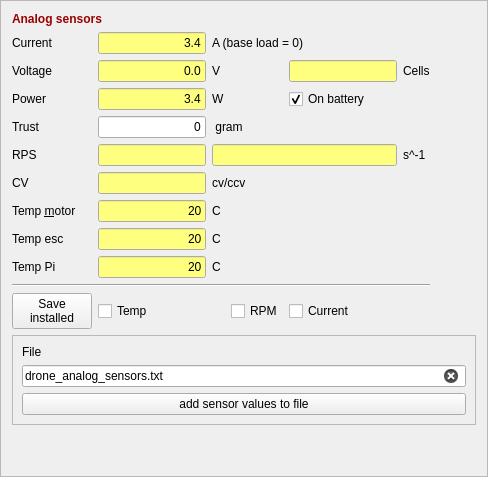
              <widget class="QFrame" name="frame_esc_status">
               <property name="frameShape">
                <enum>QFrame::StyledPanel</enum>
               </property>
               <property name="frameShadow">
                <enum>QFrame::Raised</enum>
               </property>
               <layout class="QGridLayout" name="gridLayout_4">
                <item row="2" column="1">
                 <widget class="QLineEdit" name="lineEdit_esc_voltage">
                  <property name="minimumSize">
                   <size>
                    <width>70</width>
                    <height>0</height>
                   </size>
                  </property>
                  <property name="palette">
                   <palette>
                    <active>
                     <colorrole role="Base">
                      <brush brushstyle="SolidPattern">
                       <color alpha="255">
                        <red>255</red>
                        <green>255</green>
                        <blue>127</blue>
                       </color>
                      </brush>
                     </colorrole>
                    </active>
                    <inactive>
                     <colorrole role="Base">
                      <brush brushstyle="SolidPattern">
                       <color alpha="255">
                        <red>255</red>
                        <green>255</green>
                        <blue>127</blue>
                       </color>
                      </brush>
                     </colorrole>
                    </inactive>
                    <disabled>
                     <colorrole role="Base">
                      <brush brushstyle="SolidPattern">
                       <color alpha="255">
                        <red>224</red>
                        <green>224</green>
                        <blue>224</blue>
                       </color>
                      </brush>
                     </colorrole>
                    </disabled>
                   </palette>
                  </property>
                  <property name="text">
                   <string>0.0</string>
                  </property>
                  <property name="alignment">
                   <set>Qt::AlignRight|Qt::AlignTrailing|Qt::AlignVCenter</set>
                  </property>
                 </widget>
                </item>
                <item row="3" column="2">
                 <widget class="QLabel" name="label_esc_26">
                  <property name="text">
                   <string>W</string>
                  </property>
                 </widget>
                </item>
                <item row="9" column="0">
                 <widget class="QLabel" name="label_esc_20">
                  <property name="text">
                   <string>Temp Pi</string>
                  </property>
                  <property name="buddy">
                   <cstring>lineEdit_esc_temp_esc</cstring>
                  </property>
                 </widget>
                </item>
                <item row="5" column="0">
                 <widget class="QLabel" name="label_esc_13">
                  <property name="text">
                   <string>RPS</string>
                  </property>
                  <property name="buddy">
                   <cstring>lineEdit_esc_RPS_2</cstring>
                  </property>
                 </widget>
                </item>
                <item row="8" column="1">
                 <widget class="QLineEdit" name="lineEdit_esc_temp_esc">
                  <property name="minimumSize">
                   <size>
                    <width>70</width>
                    <height>0</height>
                   </size>
                  </property>
                  <property name="palette">
                   <palette>
                    <active>
                     <colorrole role="Base">
                      <brush brushstyle="SolidPattern">
                       <color alpha="255">
                        <red>255</red>
                        <green>255</green>
                        <blue>127</blue>
                       </color>
                      </brush>
                     </colorrole>
                    </active>
                    <inactive>
                     <colorrole role="Base">
                      <brush brushstyle="SolidPattern">
                       <color alpha="255">
                        <red>255</red>
                        <green>255</green>
                        <blue>127</blue>
                       </color>
                      </brush>
                     </colorrole>
                    </inactive>
                    <disabled>
                     <colorrole role="Base">
                      <brush brushstyle="SolidPattern">
                       <color alpha="255">
                        <red>224</red>
                        <green>224</green>
                        <blue>224</blue>
                       </color>
                      </brush>
                     </colorrole>
                    </disabled>
                   </palette>
                  </property>
                  <property name="text">
                   <string>20</string>
                  </property>
                  <property name="alignment">
                   <set>Qt::AlignRight|Qt::AlignTrailing|Qt::AlignVCenter</set>
                  </property>
                 </widget>
                </item>
                <item row="7" column="1">
                 <widget class="QLineEdit" name="lineEdit_esc_temp_motor">
                  <property name="minimumSize">
                   <size>
                    <width>70</width>
                    <height>0</height>
                   </size>
                  </property>
                  <property name="palette">
                   <palette>
                    <active>
                     <colorrole role="Base">
                      <brush brushstyle="SolidPattern">
                       <color alpha="255">
                        <red>255</red>
                        <green>255</green>
                        <blue>127</blue>
                       </color>
                      </brush>
                     </colorrole>
                    </active>
                    <inactive>
                     <colorrole role="Base">
                      <brush brushstyle="SolidPattern">
                       <color alpha="255">
                        <red>255</red>
                        <green>255</green>
                        <blue>127</blue>
                       </color>
                      </brush>
                     </colorrole>
                    </inactive>
                    <disabled>
                     <colorrole role="Base">
                      <brush brushstyle="SolidPattern">
                       <color alpha="255">
                        <red>224</red>
                        <green>224</green>
                        <blue>224</blue>
                       </color>
                      </brush>
                     </colorrole>
                    </disabled>
                   </palette>
                  </property>
                  <property name="text">
                   <string>20</string>
                  </property>
                  <property name="alignment">
                   <set>Qt::AlignRight|Qt::AlignTrailing|Qt::AlignVCenter</set>
                  </property>
                 </widget>
                </item>
                <item row="2" column="2">
                 <widget class="QLabel" name="label_esc_18">
                  <property name="text">
                   <string>V</string>
                  </property>
                 </widget>
                </item>
                <item row="4" column="2" colspan="3">
                 <widget class="QLabel" name="label_esc_19">
                  <property name="text">
                   <string> gram</string>
                  </property>
                 </widget>
                </item>
                <item row="3" column="1">
                 <widget class="QLineEdit" name="lineEdit_esc_watt">
                  <property name="minimumSize">
                   <size>
                    <width>70</width>
                    <height>0</height>
                   </size>
                  </property>
                  <property name="palette">
                   <palette>
                    <active>
                     <colorrole role="Base">
                      <brush brushstyle="SolidPattern">
                       <color alpha="255">
                        <red>255</red>
                        <green>255</green>
                        <blue>127</blue>
                       </color>
                      </brush>
                     </colorrole>
                    </active>
                    <inactive>
                     <colorrole role="Base">
                      <brush brushstyle="SolidPattern">
                       <color alpha="255">
                        <red>255</red>
                        <green>255</green>
                        <blue>127</blue>
                       </color>
                      </brush>
                     </colorrole>
                    </inactive>
                    <disabled>
                     <colorrole role="Base">
                      <brush brushstyle="SolidPattern">
                       <color alpha="255">
                        <red>224</red>
                        <green>224</green>
                        <blue>224</blue>
                       </color>
                      </brush>
                     </colorrole>
                    </disabled>
                   </palette>
                  </property>
                  <property name="text">
                   <string>3.4</string>
                  </property>
                  <property name="alignment">
                   <set>Qt::AlignRight|Qt::AlignTrailing|Qt::AlignVCenter</set>
                  </property>
                 </widget>
                </item>
                <item row="2" column="4">
                 <widget class="QLineEdit" name="lineEdit_esc_lipo_cells">
                  <property name="minimumSize">
                   <size>
                    <width>70</width>
                    <height>0</height>
                   </size>
                  </property>
                  <property name="palette">
                   <palette>
                    <active>
                     <colorrole role="Base">
                      <brush brushstyle="SolidPattern">
                       <color alpha="255">
                        <red>255</red>
                        <green>255</green>
                        <blue>127</blue>
                       </color>
                      </brush>
                     </colorrole>
                    </active>
                    <inactive>
                     <colorrole role="Base">
                      <brush brushstyle="SolidPattern">
                       <color alpha="255">
                        <red>255</red>
                        <green>255</green>
                        <blue>127</blue>
                       </color>
                      </brush>
                     </colorrole>
                    </inactive>
                    <disabled>
                     <colorrole role="Base">
                      <brush brushstyle="SolidPattern">
                       <color alpha="255">
                        <red>224</red>
                        <green>224</green>
                        <blue>224</blue>
                       </color>
                      </brush>
                     </colorrole>
                    </disabled>
                   </palette>
                  </property>
                  <property name="toolTip">
                   <string>&lt;html&gt;&lt;head/&gt;&lt;body&gt;&lt;p&gt;Estimated number of LiPo cells&lt;/p&gt;&lt;/body&gt;&lt;/html&gt;</string>
                  </property>
                  <property name="alignment">
                   <set>Qt::AlignRight|Qt::AlignTrailing|Qt::AlignVCenter</set>
                  </property>
                  <property name="readOnly">
                   <bool>true</bool>
                  </property>
                 </widget>
                </item>
                <item row="8" column="0">
                 <widget class="QLabel" name="label_esc_16">
                  <property name="text">
                   <string>Temp esc</string>
                  </property>
                  <property name="buddy">
                   <cstring>lineEdit_esc_temp_esc</cstring>
                  </property>
                 </widget>
                </item>
                <item row="1" column="2" colspan="3">
                 <widget class="QLabel" name="label_esc_17">
                  <property name="text">
                   <string>A (base load = 0)</string>
                  </property>
                 </widget>
                </item>
                <item row="8" column="2" colspan="3">
                 <widget class="QLabel" name="label_esc_22">
                  <property name="text">
                   <string>C</string>
                  </property>
                 </widget>
                </item>
                <item row="0" column="0" colspan="2">
                 <widget class="QLabel" name="label_7">
                  <property name="text">
                   <string>&lt;html&gt;&lt;head/&gt;&lt;body&gt;&lt;p&gt;&lt;span style=&quot; font-weight:600; color:#990000;&quot;&gt;Analog sensors&lt;/span&gt;&lt;/p&gt;&lt;/body&gt;&lt;/html&gt;</string>
                  </property>
                 </widget>
                </item>
                <item row="12" column="0" colspan="8">
                 <widget class="QFrame" name="frame_esc_save">
                  <property name="frameShape">
                   <enum>QFrame::StyledPanel</enum>
                  </property>
                  <property name="frameShadow">
                   <enum>QFrame::Raised</enum>
                  </property>
                  <layout class="QVBoxLayout" name="verticalLayout_6">
                   <item>
                    <widget class="QLabel" name="label_esc_14">
                     <property name="text">
                      <string>File</string>
                     </property>
                    </widget>
                   </item>
                   <item>
                    <widget class="QLineEdit" name="lineEdit_data_file">
                     <property name="text">
                      <string>drone_analog_sensors.txt</string>
                     </property>
                     <property name="clearButtonEnabled">
                      <bool>true</bool>
                     </property>
                    </widget>
                   </item>
                   <item>
                    <widget class="QPushButton" name="pushButton_data_save_to_file">
                     <property name="text">
                      <string>add sensor values to file</string>
                     </property>
                    </widget>
                   </item>
                  </layout>
                 </widget>
                </item>
                <item row="3" column="4">
                 <widget class="QCheckBox" name="checkBox_esc_on_battery">
                  <property name="toolTip">
                   <string>&lt;html&gt;&lt;head/&gt;&lt;body&gt;&lt;p&gt;If not checked, then low battery test is disabled&lt;/p&gt;&lt;p&gt;NB! this value is NOT saved on flash (default is on battery)&lt;/p&gt;&lt;/body&gt;&lt;/html&gt;</string>
                  </property>
                  <property name="text">
                   <string>On battery</string>
                  </property>
                  <property name="checked">
                   <bool>true</bool>
                  </property>
                 </widget>
                </item>
                <item row="5" column="1">
                 <widget class="QLineEdit" name="lineEdit_esc_RPS_2">
                  <property name="minimumSize">
                   <size>
                    <width>70</width>
                    <height>0</height>
                   </size>
                  </property>
                  <property name="palette">
                   <palette>
                    <active>
                     <colorrole role="Base">
                      <brush brushstyle="SolidPattern">
                       <color alpha="255">
                        <red>255</red>
                        <green>255</green>
                        <blue>127</blue>
                       </color>
                      </brush>
                     </colorrole>
                    </active>
                    <inactive>
                     <colorrole role="Base">
                      <brush brushstyle="SolidPattern">
                       <color alpha="255">
                        <red>255</red>
                        <green>255</green>
                        <blue>127</blue>
                       </color>
                      </brush>
                     </colorrole>
                    </inactive>
                    <disabled>
                     <colorrole role="Base">
                      <brush brushstyle="SolidPattern">
                       <color alpha="255">
                        <red>224</red>
                        <green>224</green>
                        <blue>224</blue>
                       </color>
                      </brush>
                     </colorrole>
                    </disabled>
                   </palette>
                  </property>
                  <property name="toolTip">
                   <string>RPS sensor 1</string>
                  </property>
                  <property name="alignment">
                   <set>Qt::AlignRight|Qt::AlignTrailing|Qt::AlignVCenter</set>
                  </property>
                  <property name="readOnly">
                   <bool>true</bool>
                  </property>
                 </widget>
                </item>
                <item row="9" column="1">
                 <widget class="QLineEdit" name="lineEdit_esc_temp_pi">
                  <property name="minimumSize">
                   <size>
                    <width>70</width>
                    <height>0</height>
                   </size>
                  </property>
                  <property name="palette">
                   <palette>
                    <active>
                     <colorrole role="Base">
                      <brush brushstyle="SolidPattern">
                       <color alpha="255">
                        <red>255</red>
                        <green>255</green>
                        <blue>127</blue>
                       </color>
                      </brush>
                     </colorrole>
                    </active>
                    <inactive>
                     <colorrole role="Base">
                      <brush brushstyle="SolidPattern">
                       <color alpha="255">
                        <red>255</red>
                        <green>255</green>
                        <blue>127</blue>
                       </color>
                      </brush>
                     </colorrole>
                    </inactive>
                    <disabled>
                     <colorrole role="Base">
                      <brush brushstyle="SolidPattern">
                       <color alpha="255">
                        <red>224</red>
                        <green>224</green>
                        <blue>224</blue>
                       </color>
                      </brush>
                     </colorrole>
                    </disabled>
                   </palette>
                  </property>
                  <property name="toolTip">
                   <string>Valid only, if data through Raspberry Pi bridge.</string>
                  </property>
                  <property name="text">
                   <string>20</string>
                  </property>
                  <property name="alignment">
                   <set>Qt::AlignRight|Qt::AlignTrailing|Qt::AlignVCenter</set>
                  </property>
                 </widget>
                </item>
                <item row="2" column="7">
                 <spacer name="horizontalSpacer_15">
                  <property name="orientation">
                   <enum>Qt::Horizontal</enum>
                  </property>
                  <property name="sizeHint" stdset="0">
                   <size>
                    <width>40</width>
                    <height>20</height>
                   </size>
                  </property>
                 </spacer>
                </item>
                <item row="4" column="0">
                 <widget class="QLabel" name="label_esc_12">
                  <property name="text">
                   <string>Trust</string>
                  </property>
                  <property name="buddy">
                   <cstring>lineEdit_esc_trust</cstring>
                  </property>
                 </widget>
                </item>
                <item row="13" column="0" colspan="3">
                 <spacer name="verticalSpacer_2">
                  <property name="orientation">
                   <enum>Qt::Vertical</enum>
                  </property>
                  <property name="sizeHint" stdset="0">
                   <size>
                    <width>20</width>
                    <height>40</height>
                   </size>
                  </property>
                 </spacer>
                </item>
                <item row="5" column="2" colspan="3">
                 <widget class="QLineEdit" name="lineEdit_esc_RPS_1">
                  <property name="minimumSize">
                   <size>
                    <width>70</width>
                    <height>0</height>
                   </size>
                  </property>
                  <property name="palette">
                   <palette>
                    <active>
                     <colorrole role="Base">
                      <brush brushstyle="SolidPattern">
                       <color alpha="255">
                        <red>255</red>
                        <green>255</green>
                        <blue>127</blue>
                       </color>
                      </brush>
                     </colorrole>
                    </active>
                    <inactive>
                     <colorrole role="Base">
                      <brush brushstyle="SolidPattern">
                       <color alpha="255">
                        <red>255</red>
                        <green>255</green>
                        <blue>127</blue>
                       </color>
                      </brush>
                     </colorrole>
                    </inactive>
                    <disabled>
                     <colorrole role="Base">
                      <brush brushstyle="SolidPattern">
                       <color alpha="255">
                        <red>224</red>
                        <green>224</green>
                        <blue>224</blue>
                       </color>
                      </brush>
                     </colorrole>
                    </disabled>
                   </palette>
                  </property>
                  <property name="toolTip">
                   <string>RPS sensor 2</string>
                  </property>
                  <property name="alignment">
                   <set>Qt::AlignRight|Qt::AlignTrailing|Qt::AlignVCenter</set>
                  </property>
                  <property name="readOnly">
                   <bool>true</bool>
                  </property>
                 </widget>
                </item>
                <item row="7" column="2" colspan="3">
                 <widget class="QLabel" name="label_esc_21">
                  <property name="text">
                   <string>C</string>
                  </property>
                 </widget>
                </item>
                <item row="4" column="1">
                 <widget class="QLineEdit" name="lineEdit_esc_trust">
                  <property name="minimumSize">
                   <size>
                    <width>70</width>
                    <height>0</height>
                   </size>
                  </property>
                  <property name="toolTip">
                   <string>Value from scale - in grams</string>
                  </property>
                  <property name="text">
                   <string>0</string>
                  </property>
                  <property name="alignment">
                   <set>Qt::AlignRight|Qt::AlignTrailing|Qt::AlignVCenter</set>
                  </property>
                 </widget>
                </item>
                <item row="7" column="0">
                 <widget class="QLabel" name="label_esc_15">
                  <property name="text">
                   <string>Temp &amp;motor</string>
                  </property>
                  <property name="buddy">
                   <cstring>lineEdit_esc_temp_motor</cstring>
                  </property>
                 </widget>
                </item>
                <item row="6" column="0">
                 <widget class="QLabel" name="label_esc_23">
                  <property name="text">
                   <string>CV</string>
                  </property>
                  <property name="buddy">
                   <cstring>lineEdit_esc_RPS_CCV</cstring>
                  </property>
                 </widget>
                </item>
                <item row="3" column="0">
                 <widget class="QLabel" name="label_esc_25">
                  <property name="text">
                   <string>Power</string>
                  </property>
                  <property name="buddy">
                   <cstring>lineEdit_esc_voltage</cstring>
                  </property>
                 </widget>
                </item>
                <item row="1" column="1">
                 <widget class="QLineEdit" name="lineEdit_esc_current">
                  <property name="minimumSize">
                   <size>
                    <width>70</width>
                    <height>0</height>
                   </size>
                  </property>
                  <property name="palette">
                   <palette>
                    <active>
                     <colorrole role="Base">
                      <brush brushstyle="SolidPattern">
                       <color alpha="255">
                        <red>255</red>
                        <green>255</green>
                        <blue>127</blue>
                       </color>
                      </brush>
                     </colorrole>
                    </active>
                    <inactive>
                     <colorrole role="Base">
                      <brush brushstyle="SolidPattern">
                       <color alpha="255">
                        <red>255</red>
                        <green>255</green>
                        <blue>127</blue>
                       </color>
                      </brush>
                     </colorrole>
                    </inactive>
                    <disabled>
                     <colorrole role="Base">
                      <brush brushstyle="SolidPattern">
                       <color alpha="255">
                        <red>224</red>
                        <green>224</green>
                        <blue>224</blue>
                       </color>
                      </brush>
                     </colorrole>
                    </disabled>
                   </palette>
                  </property>
                  <property name="toolTip">
                   <string>&lt;html&gt;&lt;head/&gt;&lt;body&gt;&lt;p&gt;During power up, the zero current value is set to 0.0, i.e. the base current is not included in the shown value.&lt;/p&gt;&lt;/body&gt;&lt;/html&gt;</string>
                  </property>
                  <property name="text">
                   <string>3.4</string>
                  </property>
                  <property name="alignment">
                   <set>Qt::AlignRight|Qt::AlignTrailing|Qt::AlignVCenter</set>
                  </property>
                 </widget>
                </item>
                <item row="1" column="0">
                 <widget class="QLabel" name="label_esc_10">
                  <property name="text">
                   <string>Current</string>
                  </property>
                  <property name="buddy">
                   <cstring>lineEdit_esc_current</cstring>
                  </property>
                 </widget>
                </item>
                <item row="5" column="5" colspan="2">
                 <widget class="QLabel" name="label_esc_29">
                  <property name="text">
                   <string>s^-1</string>
                  </property>
                 </widget>
                </item>
                <item row="6" column="1">
                 <widget class="QLineEdit" name="lineEdit_esc_RPS_CCV">
                  <property name="minimumSize">
                   <size>
                    <width>70</width>
                    <height>0</height>
                   </size>
                  </property>
                  <property name="palette">
                   <palette>
                    <active>
                     <colorrole role="Base">
                      <brush brushstyle="SolidPattern">
                       <color alpha="255">
                        <red>255</red>
                        <green>255</green>
                        <blue>127</blue>
                       </color>
                      </brush>
                     </colorrole>
                    </active>
                    <inactive>
                     <colorrole role="Base">
                      <brush brushstyle="SolidPattern">
                       <color alpha="255">
                        <red>255</red>
                        <green>255</green>
                        <blue>127</blue>
                       </color>
                      </brush>
                     </colorrole>
                    </inactive>
                    <disabled>
                     <colorrole role="Base">
                      <brush brushstyle="SolidPattern">
                       <color alpha="255">
                        <red>224</red>
                        <green>224</green>
                        <blue>224</blue>
                       </color>
                      </brush>
                     </colorrole>
                    </disabled>
                   </palette>
                  </property>
                  <property name="toolTip">
                   <string>&lt;html&gt;&lt;head/&gt;&lt;body&gt;&lt;p&gt;CV or CCV, assuming both sensors see the same propeller.&lt;/p&gt;&lt;/body&gt;&lt;/html&gt;</string>
                  </property>
                  <property name="alignment">
                   <set>Qt::AlignRight|Qt::AlignTrailing|Qt::AlignVCenter</set>
                  </property>
                  <property name="readOnly">
                   <bool>true</bool>
                  </property>
                 </widget>
                </item>
                <item row="2" column="5" colspan="2">
                 <widget class="QLabel" name="label_esc_28">
                  <property name="text">
                   <string>Cells</string>
                  </property>
                 </widget>
                </item>
                <item row="2" column="0">
                 <widget class="QLabel" name="label_esc_11">
                  <property name="text">
                   <string>Voltage</string>
                  </property>
                  <property name="buddy">
                   <cstring>lineEdit_esc_voltage</cstring>
                  </property>
                 </widget>
                </item>
                <item row="9" column="2" colspan="3">
                 <widget class="QLabel" name="label_esc_27">
                  <property name="text">
                   <string>C</string>
                  </property>
                 </widget>
                </item>
                <item row="6" column="2" colspan="3">
                 <widget class="QLabel" name="label_esc_24">
                  <property name="text">
                   <string>cv/ccv</string>
                  </property>
                 </widget>
                </item>
                <item row="11" column="3">
                 <widget class="QCheckBox" name="checkBox_esc_RPM_installed">
                  <property name="toolTip">
                   <string>&lt;html&gt;&lt;head/&gt;&lt;body&gt;&lt;p&gt;IS RPM sensor installed?&lt;/p&gt;&lt;p&gt;(RPM sensor is 2 cells from Regbot line-sensor with 2 analogue connections to Teensy.&lt;br/&gt;Used for motor-test only).&lt;/p&gt;&lt;/body&gt;&lt;/html&gt;</string>
                  </property>
                  <property name="text">
                   <string>RPM</string>
                  </property>
                 </widget>
                </item>
                <item row="11" column="1">
                 <widget class="QCheckBox" name="checkBox_esc_temp_installed">
                  <property name="toolTip">
                   <string>&lt;html&gt;&lt;head/&gt;&lt;body&gt;&lt;p&gt;Are temperature sensors installed?&lt;/p&gt;&lt;p&gt;(LM35DZ connected to flight board)&lt;/p&gt;&lt;/body&gt;&lt;/html&gt;</string>
                  </property>
                  <property name="text">
                   <string>Temp</string>
                  </property>
                 </widget>
                </item>
                <item row="10" column="0" colspan="7">
                 <widget class="Line" name="line_12">
                  <property name="orientation">
                   <enum>Qt::Horizontal</enum>
                  </property>
                 </widget>
                </item>
                <item row="11" column="4">
                 <widget class="QCheckBox" name="checkBox_esc_current_installed">
                  <property name="toolTip">
                   <string>&lt;html&gt;&lt;head/&gt;&lt;body&gt;&lt;p&gt;Are current sensor(s) installed to measure battery load.&lt;/p&gt;&lt;p&gt;(Currently anticipating an ASC711 HAL-effect sensor, base current load is subtracted).&lt;/p&gt;&lt;/body&gt;&lt;/html&gt;</string>
                  </property>
                  <property name="text">
                   <string>Current</string>
                  </property>
                 </widget>
                </item>
                <item row="11" column="0">
                 <widget class="QPushButton" name="pushButton_esc_save_installed">
                  <property name="text">
                   <string>Save
installed</string>
                  </property>
                 </widget>
                </item>
               </layout>
              </widget>
